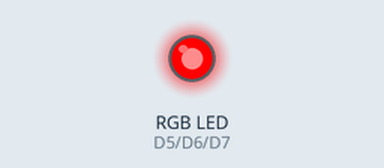
Recording of a sketch running on a simulated ESP8266 (NodeMCU). Shown: an RGB LED mixed from three pins (HIGH = lit).

Above: at 1.0 s.
At 5.0 s:
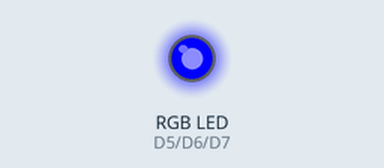
At 7.0 s:
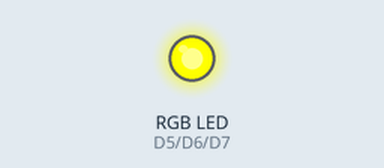
At 9.0 s:
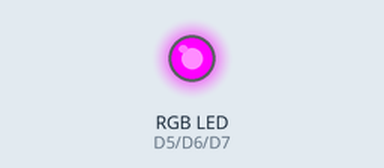
At 13.0 s:
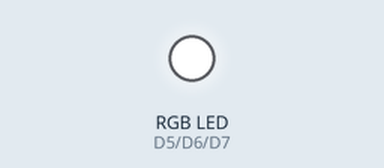
At 19.0 s:
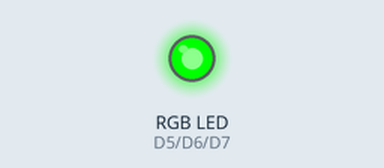
Timing chart, 0 to 20.8 s (numbered marks = the images above):
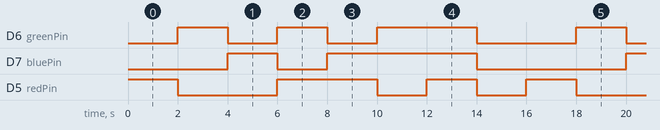

Measured:
- by itself, D6 (greenPin): repeats every 16.0 s: LOW 2.0 s, HIGH 2.0 s, LOW 2.0 s, HIGH 4.0 s, LOW 4.0 s, HIGH 2.0 s
- by itself, D7 (bluePin): repeats every 16.0 s: LOW 2.0 s, HIGH 6.0 s, LOW 6.0 s, HIGH 2.0 s
- by itself, D5 (redPin): repeats every 16.0 s: LOW 4.0 s, HIGH 4.0 s, 2 × (LOW 2.0 s, HIGH 2.0 s)

The sketch:

rgb_test.ino
```cpp
int redPin = D5 ;
int greenPin = D6 ;
int bluePin = D7 ;

void setup()
{
 pinMode(redPin,OUTPUT);
 pinMode(greenPin,OUTPUT);
 pinMode(bluePin,OUTPUT);
}

void loop()
{
  setColor(255, 0, 0); // red
  delay(2000);
  setColor(0, 255, 0); // green
  delay(2000);
  setColor(0, 0, 255); // blue
  delay(2000);
  setColor(255, 255, 0); // yellow
  delay(2000);
  setColor(255, 0, 255); // purple
  delay(2000);
  setColor(0, 255, 255); // aqua
  delay(2000);
  setColor(255, 255, 255); // white
  delay(2000);
  setColor(0, 0, 0); // Off
  delay(2000);
}

// RGB 값을 받아 analogWrite를 통해 각 핀에 연결된 LED에 전달 함수
void setColor(int red, int green, int blue)
{
  analogWrite(redPin, red);
  analogWrite(greenPin, green);
  analogWrite(bluePin, blue);
}
```
